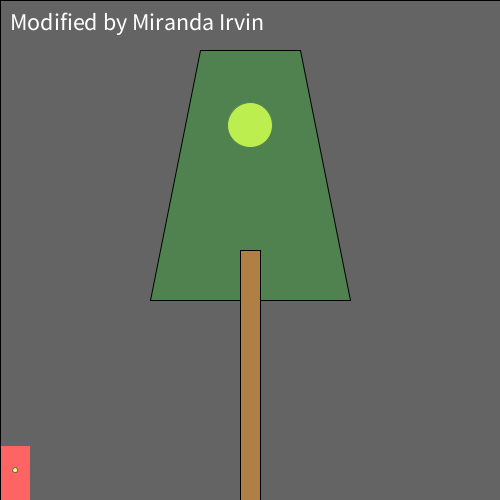
Frame 1 (no input)
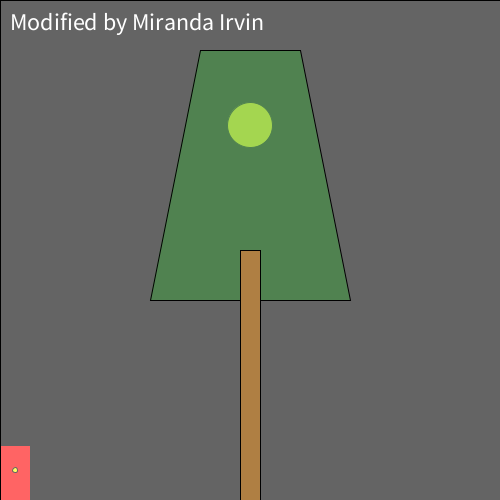
Frame 60 (the mouse pressed at the canvas centre just before this capture)
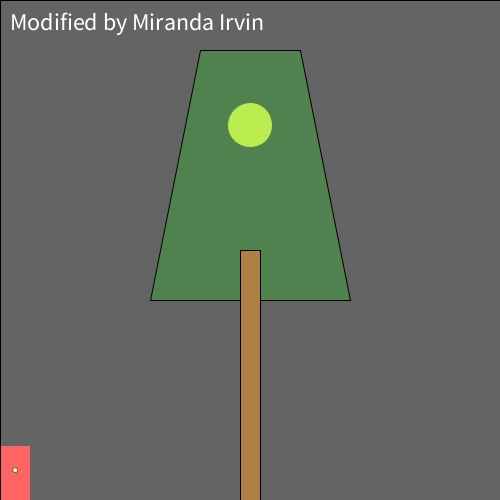
Frame 120 (the mouse held since frame 60 and released just before this capture)

The Processing sketch that drew these frames (run headless with seeded random() and noise(); from frame 60 on, the mouse is pressed at the canvas centre):

// Processing sketch: processing_160185
// ── processing_160185.pde

/*
  Norm Krumpe
  September 22, 2012
  Models a light that is triggered by motion (in this case, motion
  of the mouse).  The light also has a timer.  So, motion turns on the
  light, but a certain amount of time passing with no motion will
  cause the light to turn off again.
*/

// How close you need to get to the
// light sensor in order to turn on
// the light.  Higher values make it
// easier to trigger the light.  Distance
// is measured in pixels.
final int TRIGGER_DISTANCE = 50;

// The location of the sensor:
final int SWITCH_CENTER_X = 15;
final int SWITCH_CENTER_Y = 470;

// seconds until light shuts off automatically when there is no motion
final float SECONDS_UNTIL_AUTO_SHUTOFF = 10; 

// Light will initially be on because of this next value.
// Want the light off initially?  
// Set this to something less than SECONDS_UNTIL_AUTO_SHUTOFF
float timeOfLastTrigger = 0; 
boolean revealTriggerRegion = false;

// Just choose a window size
void setup() {
  size(500, 500);
}

// Each time the mouse moves, check to see
// if it triggered the motion sensor
void mouseMoved() {
  if (motionSensorWasTriggered()) {
    timeOfLastTrigger = millis()/1000.0;
  }
}

// When a key is pressed, toggle the "cheat" that
// reveals the motion sensor's trigger region.
void keyPressed() {
  revealTriggerRegion = !revealTriggerRegion;
}

// Draw the various parts of the scene
void draw() {
  background(0);
    fill(255);
  textSize(24);
  text("Modified by Miranda Irvin", 10, 30);

  drawLightSwitch();
  drawLamp();  
  drawTriggerRegion();
}

// Draws all components of the lamp
void drawLamp() {
  drawLight();
  fill(0, 255, 0, 50);
  quad(200, 50, 300, 50, 350, 300, 150, 300);
  fill(175, 127, 67);
  rect(240, 250, 20, 250);
}

// How the light gets drawn depends on whether
// the lightbulb is lit.
void drawLight() {

  if (secondsSinceLastTrigger() < SECONDS_UNTIL_AUTO_SHUTOFF) {
    // If the light is on:
    int strength = (int)random(156, 256);
    fill(strength, strength, 0);
    ellipse(250, 125, 45, 45);
    fill(255, 100);
    rect(0, 0, width, height);
  }

  else {
    // Light is off:
    fill(10, 10, 0);
    ellipse(250, 125, 45, 45);
  }
}

// Draw the light switch/sensor
void drawLightSwitch() {
  fill(255, 0, 0);
  rect(SWITCH_CENTER_X - 15, SWITCH_CENTER_Y - 25, 30, 60);
  fill(255, 255,0 );
  ellipse(SWITCH_CENTER_X, SWITCH_CENTER_Y, 5, 5);
}

// Return true if the mouse triggered the sensor
boolean motionSensorWasTriggered() {
  return distanceFromLightSwitch() < TRIGGER_DISTANCE;
}

// Compute the distance between the mouse and the sensor
float distanceFromLightSwitch() {  
  return dist(mouseX, mouseY, SWITCH_CENTER_X, SWITCH_CENTER_Y);
}

// Determine how long it has been since the motion sensor
// was last turned on.
float secondsSinceLastTrigger() {
  return millis()/1000.0 - timeOfLastTrigger;
}

// Show a "cheat" region so that you know where the mouse
// needs to go in order to trigger the light sensor
void drawTriggerRegion() {
  if (revealTriggerRegion) {
    fill(255, 25);
    ellipse(SWITCH_CENTER_X, SWITCH_CENTER_Y, 
    TRIGGER_DISTANCE * 2, TRIGGER_DISTANCE * 2);
  }
}
